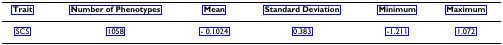
#> input picture vis/PMC2753619_002_00.png, 503 x 45 px
$ python -i find_text_area_.py   (imports and definitions only)   (older library calls are emulated)
#> lines starting #> are read from the running program, lines starting #| are printed output that depends on the picture; after the words box and inside, x2 and y2 are one past the last pixel; in counts of white or black regions, pixels touching at a corner belong together
# coding:utf8
import sys

import cv2
import numpy as np
import matplotlib.pyplot as plt
from numpy.lib.function_base import average


def preprocess(gray, save_mid_image=True, imagePath=None):
    # 1. Sobel算子，x方向求梯度
    sobel = cv2.Sobel(gray, cv2.CV_8U, 1, 0, ksize=3)
    # 2. 二值化
    ret, binary = cv2.threshold(
        sobel, 0, 255, cv2.THRESH_OTSU + cv2.THRESH_BINARY)
    h = []
    # print(binary)
    for l in binary:
        l = np.count_nonzero(l)
        h.append(l)
    # print(h)
    h = np.array(h)
    # print(f"水平分布：{(h - np.average(h))>0}")
    # 3. 膨胀和腐蚀操作的核函数
    element1 = cv2.getStructuringElement(cv2.MORPH_RECT, (10, 1))
    element2 = cv2.getStructuringElement(cv2.MORPH_RECT, (5, 1))

    # 4. 膨胀一次，让轮廓突出
    dilation = cv2.dilate(binary, element2, iterations=3)

    # 5. 腐蚀一次，去掉细节，如表格线等。注意这里去掉的是竖直的线
    erosion = cv2.erode(dilation, element1, iterations=3)

    # 6. 再次膨胀，让轮廓明显一些
    dilation2 = cv2.dilate(erosion, element2, iterations=10000)
    h = []
    # print(dilation2)
    for l in dilation2:
        l = np.count_nonzero(l)
        h.append(l)
    # print(f"水平分布：{h}")
    left, right = 0, 0
    while h and h[0] == 0:
        left += 1
        h.pop(0)
    while h and h[-1] == 0:
        right += 1
        h.pop()
    hs = []
    while h:
        if h[0] !=0:
            left += 1
            h.pop(0)
        else:
            if left >= 5:
                hs.append(left)
            while h and h[0] == 0:
                left += 1
                h.pop(0)
            # [7 lines of commented-out code are left out]
    if save_mid_image:
        cv2.imwrite("test_result_images/binary.png", binary)
        cv2.imwrite("test_result_images/dilation.png", dilation)
        cv2.imwrite("test_result_images/erosion.png", erosion)
        cv2.imwrite("test_result_images/dilation2.png", dilation2)
    # if 0 in h:
    return hs


def findTextRegion(org, img, source,):
    region = []

    # 1. 查找轮廓
    contours, hierarchy = cv2.findContours(
        img, cv2.RETR_TREE, cv2.CHAIN_APPROX_SIMPLE)

    bbox = []
    for i in range(len(contours)):
        cnt = contours[i]
        # 计算该轮廓的面积
        # area = cv2.contourArea(cnt)
        x, y, w, h = cv2.boundingRect(cnt)
        bbox.append([x, y, w, h])
    return bbox


def detect(img, imagePath):
    # 1.  转化成灰度图
    gray = cv2.cvtColor(img, cv2.COLOR_BGR2GRAY)

    # 2. 形态学变换的预处理，得到可以查找矩形的图片
    _h = preprocess(gray, imagePath=imagePath)
    if not _h:
        return []
    # 3. 查找和筛选文字区域
    # bbox = findTextRegion(gray, dilation, source=img)
    h, w = gray.shape
    # avg_height = h // len(_h)
    # _h = [i for i in range(0, h+1, avg_height)]
    _h = [0] + _h + [h-2]
    bboxes = []
    for i in range(len(_h)-1):
        bboxes.append([0, _h[i], w, _h[i+1]+2])

    return bboxes


# [28 lines not run here, left out]

>>> import cv2
>>> picture = cv2.imread('vis/PMC2753619_002_00.png', cv2.IMREAD_GRAYSCALE)
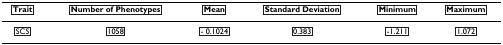
#> picture: shape (45, 503); min 0, max 255, mean 218.4
>>> result = preprocess(picture)
#> in preprocess, `sobel = cv2.Sobel(gray, cv2.CV_8U, 1, 0, ksize=3)`:
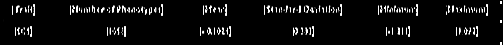
#> sobel: shape (45, 503); min 0, max 255, mean 14.1
#> in preprocess, `ret, binary = cv2.threshold( sobel, 0, 255, cv2.THRESH_OTSU + cv2.THRE..`:
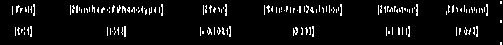
#> binary: shape (45, 503); 5.7% white in thin lines or dots
#> in preprocess, `ret, binary = cv2.threshold( sobel, 0, 255, cv2.THRESH_OTSU + cv2.THRE..`: ret = 115
#> the loop in preprocess, `for l in binary:` made 45 passes
#> l on passes 1 to 12: 0, 2, 2, 2, 12, 32, 65, 97, 115, 125, 128, 118
#> after the loop in preprocess, `for l in binary:`: h = 45 values, max 128 at index 10, min 0 at index 0, mean 28.62
#> in preprocess, `dilation = cv2.dilate(binary, element2, iterations=3)`:
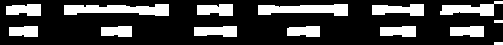
#> dilation: shape (45, 503); 23.8% white; 14 white regions, largest, box (x1, y1, x2, y2) and area: (64, 4, 169, 16) 893, (258, 4, 348, 16) 776, (440, 1, 503, 16) 510
#> in preprocess, `erosion = cv2.erode(dilation, element1, iterations=3)`:
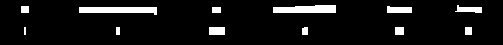
#> erosion: shape (45, 503); 7.4% white; 12 white regions (1 under 20 px), largest, box (x1, y1, x2, y2) and area: (79, 7, 157, 15) 474, (273, 5, 336, 13) 440, (387, 6, 412, 13) 153
#> in preprocess, `dilation2 = cv2.dilate(erosion, element2, iterations=10000)`:
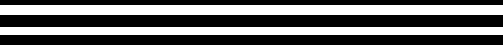
#> dilation2: shape (45, 503); 40% white; 2 white regions, box (x1, y1, x2, y2) and area: (0, 5, 503, 15) 5030, (0, 27, 503, 35) 4024
#> the loop in preprocess, `for l in dilation2:` made 45 passes
#> l on passes 1 to 12: 0, 0, 0, 0, 0, 503, 503, 503, 503, 503, 503, 503
#> after the loop in preprocess, `for l in dilation2:`: h = 45 values, max 503 at index 5, min 0 at index 0, mean 201.2
#> the loop in preprocess, `while h and h[0] == 0:` made 5 passes
#> after the loop in preprocess, `while h and h[0] == 0:`: h = 40 values, max 503 at index 0, min 0 at index 10, mean 226.3; left = 5
#> the loop in preprocess, `while h and h[-1] == 0:` made 10 passes
#> after the loop in preprocess, `while h and h[-1] == 0:`: h = 30 values, max 503 at index 0, min 0 at index 10, mean 301.8; right = 10
#> the loop in preprocess, `while h:` made 19 passes
#> after the loop in preprocess, `while h:`: h = []; hs = [15]; left = 35
#> result = [15]

$ run again, on vis/PMC3826085_003_00.png
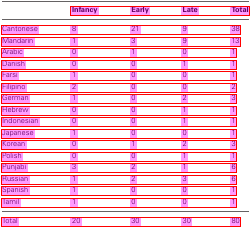
#> input picture vis/PMC3826085_003_00.png, 251 x 227 px
#> in preprocess, `ret, binary = cv2.threshold( sobel, 0, 255, cv2.THRESH_OTSU + cv2.THRE..`:
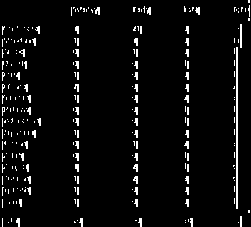
#> binary: shape (227, 251); 4.8% white in thin lines or dots
#> ret = 107
#> the loop in preprocess, `for l in binary:` made 227 passes
#> l on passes 1 to 3: 2, 2, 2
#> after the loop in preprocess, `for l in binary:`: h = 227 values, max 38 at index 8, min 0 at index 3, mean 12.01
#> dilation: shape (227, 251); 25.5% white; 77 white regions, largest, box (x1, y1, x2, y2) and area: (227, 24, 248, 209) 2765, (65, 7, 106, 16) 308, (0, 118, 47, 127) 299
#> erosion: shape (227, 251); 2.9% white; 22 white regions (3 under 20 px), largest, box (x1, y1, x2, y2) and area: (0, 38, 30, 43) 150, (0, 118, 35, 123) 147, (0, 131, 30, 137) 132
#> in preprocess, `dilation2 = cv2.dilate(erosion, element2, iterations=10000)`:
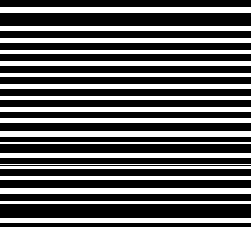
#> dilation2: shape (227, 251); 36.6% white; 19 white regions, largest, box (x1, y1, x2, y2) and area: (0, 7, 251, 13) 1506, (0, 131, 251, 137) 1506, (0, 188, 251, 194) 1506
#> the loop in preprocess, `for l in dilation2:` made 227 passes
#> l on passes 1 to 3: 0, 0, 0
#> after the loop in preprocess, `for l in dilation2:`: h = 227 values, max 251 at index 7, min 0 at index 0, mean 91.78
#> the loop in preprocess, `while h and h[0] == 0:` made 7 passes
#> after the loop in preprocess, `while h and h[0] == 0:`: h = 220 values, max 251 at index 0, min 0 at index 6, mean 94.7; left = 7
#> the loop in preprocess, `while h and h[-1] == 0:` made 4 passes
#> after the loop in preprocess, `while h and h[-1] == 0:`: h = 216 values, max 251 at index 0, min 0 at index 6, mean 96.45; right = 4
#> the loop in preprocess, `while h:` made 101 passes
#> after the loop in preprocess, `while h:`: h = []; hs = [13, 31, 43, 54, 66, 77, 89, 100, 112, 123, 137, 144, 158, 165, 169, 180, 194, 204]; left = 223
#> result has the same summary as hs in preprocess

$ run again, on vis/PMC4003957_018_00.png
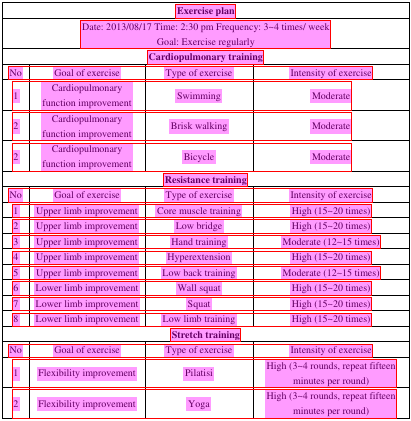
#> input picture vis/PMC4003957_018_00.png, 411 x 421 px
#> in preprocess, `ret, binary = cv2.threshold( sobel, 0, 255, cv2.THRESH_OTSU + cv2.THRE..`:
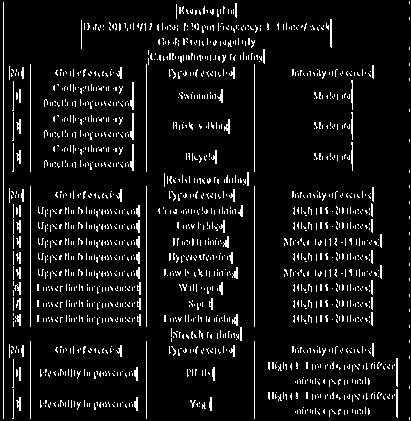
#> binary: shape (421, 411); 7.3% white in thin lines or dots
#> ret = 110
#> the loop in preprocess, `for l in binary:` made 421 passes
#> l on passes 1 to 3: 0, 1, 2
#> after the loop in preprocess, `for l in binary:`: h = 421 values, max 102 at index 212, min 0 at index 0, mean 29.87
#> dilation: shape (421, 411); 38.3% white; 58 white regions, largest, box (x1, y1, x2, y2) and area: (0, 2, 271, 419) 36766, (262, 356, 411, 420) 2797, (75, 19, 338, 49) 2576
#> erosion: shape (421, 411); 16.8% white; 70 white regions (6 under 20 px), largest, box (x1, y1, x2, y2) and area: (0, 204, 249, 218) 1518, (90, 23, 326, 31) 1315, (0, 389, 141, 419) 1135
#> in preprocess, `dilation2 = cv2.dilate(erosion, element2, iterations=10000)`:
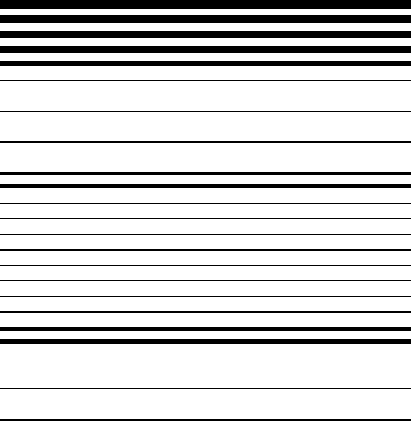
#> dilation2: shape (421, 411); 83.6% white; 22 black regions, largest, box (x1, y1, x2, y2) and area: (0, 0, 411, 9) 3699, (0, 15, 411, 23) 3288, (0, 31, 411, 38) 2877
#> the loop in preprocess, `for l in dilation2:` made 421 passes
#> after the loop in preprocess, `for l in dilation2:`: h = 421 values, max 411 at index 9, min 0 at index 0, mean 343.6
#> the loop in preprocess, `while h and h[0] == 0:` made 9 passes
#> after the loop in preprocess, `while h and h[0] == 0:`: h = 412 values, max 411 at index 0, min 0 at index 6, mean 351.1; left = 9
#> the loop in preprocess, `while h and h[-1] == 0:` made 2 passes
#> after the loop in preprocess, `while h and h[-1] == 0:`: h = 410 values, max 411 at index 0, min 0 at index 6, mean 352.9; right = 2
#> the loop in preprocess, `while h:` made 372 passes
#> after the loop in preprocess, `while h:`: h = []; hs = [15, 31, 46, 61, 80, 111, 141, 172, 184, 203, 218, 234, 249, 265, 280, 296, 311, 327, 339, 388]; left = 419
#> result has the same summary as hs in preprocess

$ run again, on vis/PMC4172848_007_00.png
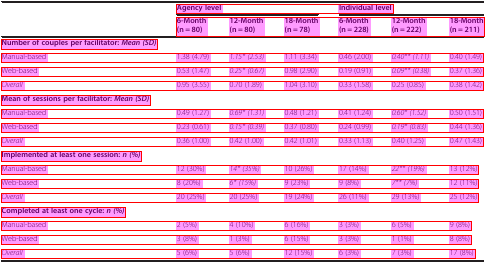
#> input picture vis/PMC4172848_007_00.png, 486 x 263 px
#> in preprocess, `ret, binary = cv2.threshold( sobel, 0, 255, cv2.THRESH_OTSU + cv2.THRE..`:
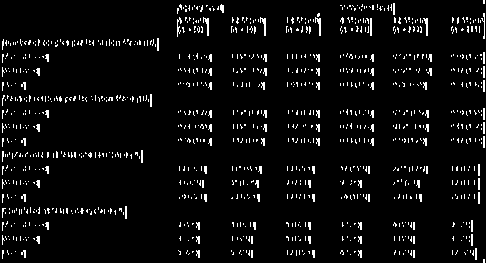
#> binary: shape (263, 486); 5.1% white in thin lines or dots
#> ret = 95
#> the loop in preprocess, `for l in binary:` made 263 passes
#> l on passes 1 to 3: 2, 2, 2
#> after the loop in preprocess, `for l in binary:`: h = 263 values, max 85 at index 55, min 0 at index 51, mean 24.71
#> dilation: shape (263, 486); 24.5% white; 97 white regions, largest, box (x1, y1, x2, y2) and area: (0, 38, 165, 51) 1246, (0, 94, 158, 107) 1151, (0, 150, 149, 163) 1058
#> erosion: shape (263, 486); 8.3% white; 109 white regions (13 under 20 px), largest, box (x1, y1, x2, y2) and area: (0, 40, 153, 46) 834, (0, 152, 137, 159) 757, (0, 95, 146, 102) 694
#> in preprocess, `dilation2 = cv2.dilate(erosion, element2, iterations=10000)`:
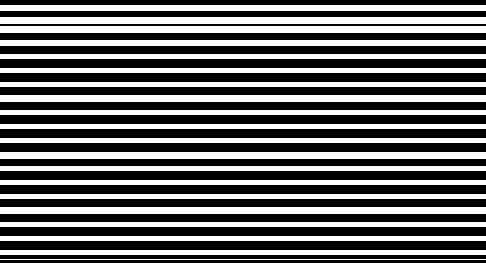
#> dilation2: shape (263, 486); 41.1% white; 20 white regions, largest, box (x1, y1, x2, y2) and area: (0, 17, 486, 24) 3402, (0, 26, 486, 33) 3402, (0, 95, 486, 102) 3402
#> the loop in preprocess, `for l in dilation2:` made 263 passes
#> l on passes 1 to 3: 0, 0, 0
#> after the loop in preprocess, `for l in dilation2:`: h = 263 values, max 486 at index 5, min 0 at index 0, mean 199.6
#> the loop in preprocess, `while h and h[0] == 0:` made 5 passes
#> after the loop in preprocess, `while h and h[0] == 0:`: h = 258 values, max 486 at index 0, min 0 at index 6, mean 203.4; left = 5
#> the loop in preprocess, `while h and h[-1] == 0:` made 3 passes
#> after the loop in preprocess, `while h and h[-1] == 0:`: h = 255 values, max 486 at index 0, min 0 at index 6, mean 205.8; right = 3
#> the loop in preprocess, `while h:` made 127 passes
#> after the loop in preprocess, `while h:`: h = []; hs = [11, 24, 33, 46, 59, 73, 87, 102, 115, 129, 143, 159, 171, 185, 199, 214, 227, 241, 255]; left = 260
#> result has the same summary as hs in preprocess
